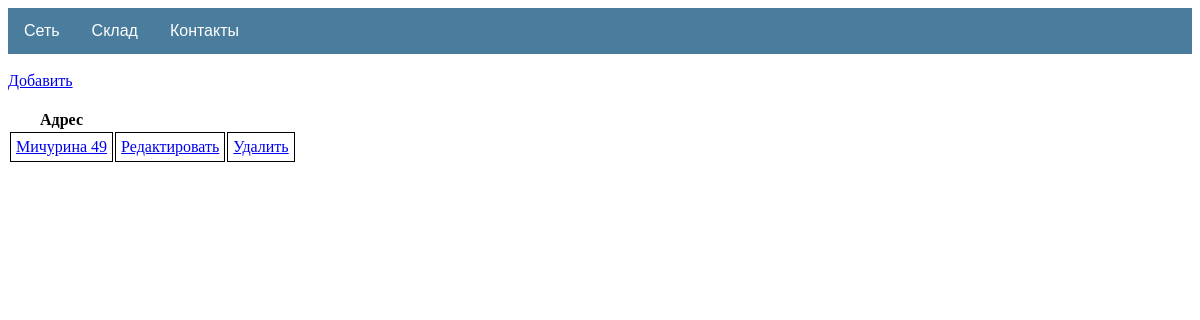
The page /contacts/addresses/ on the database as committed earlier.
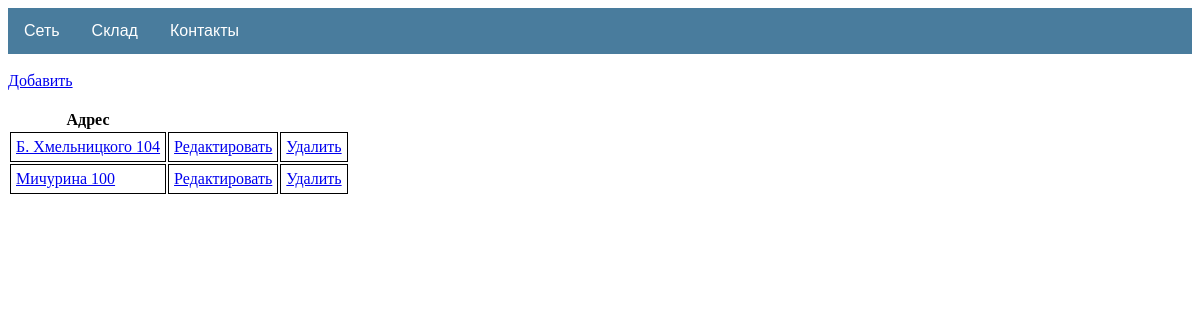
The same page on the database as committed later.
### phonebook/models.py (models this page shows, shortened)
class Address(models.Model):
    name = models.CharField(max_length=50, unique=True)
    slug = models.SlugField(max_length=100, unique=True, verbose_name='URL')

### phonebook/views.py (the view)
# urls.py: path('addresses/', AddressList.as_view(), name='address_list'),
class AddressList(ListView):
    model = Address
    template_name = 'phonebook/address_list.html'
    context_object_name = 'address_list'

### templates/phonebook/address_list.html
{% extends 'default.html' %}
{% block content %}
<br>
<div>
    <a href="{% url 'address_add' %}">Добавить</a>
</div>
<br>
{%  if address_list %}
<table>
    <tr>
        <th>
            Адрес
        </th>
    </tr>
{% for address in address_list %}
    <tr>
        <td>
            <a href="{% url 'address_detail' address.slug %}">{{ address.name }}</a>
        </td>
        <td>
            <a href="{% url 'address_update' address.slug %}">Редактировать</a>
        </td>
        <td>
            <a href="{% url 'address_delete' address.slug %}">Удалить</a>
        </td>
    </tr>
{% endfor %}
</table>
{%  else %}
<h1>пусто</h1>
{% endif %}
{% endblock content %}

Rows that differ between the two databases and show on the page:
removed Address: name "Мичурина 49"
added Address: name "Б. Хмельницкого 104"
added Address: name "Мичурина 100"
